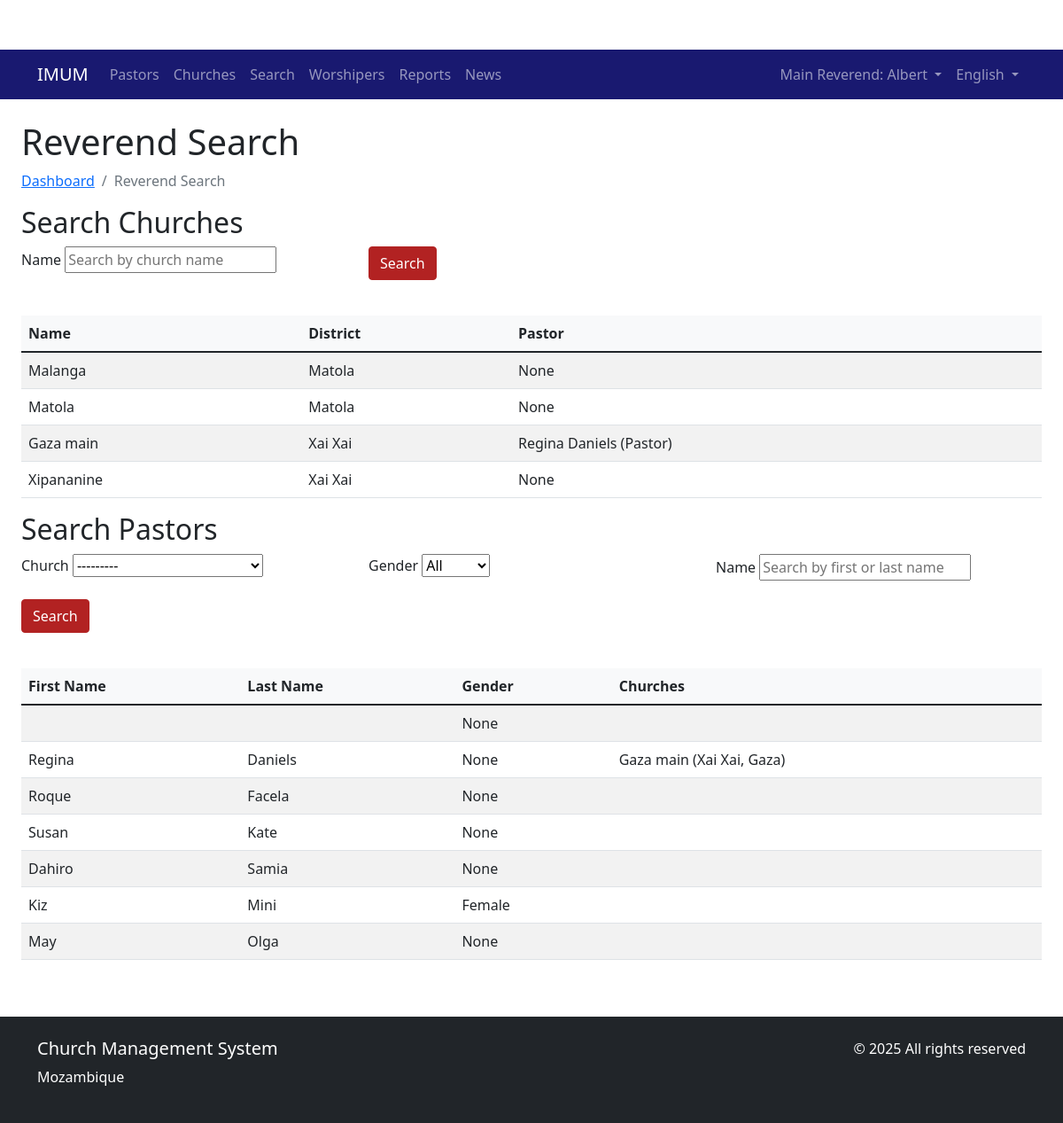
Page /reverend-search/ (signed in) on the committed database.
### church/models.py (models this page shows, shortened)
class User(AbstractUser):
    ROLE_CHOICES = (
        ('ADMIN', _('Admin')),
        ('MAIN_REVEREND', _('Main Reverend')),
        ('PASTOR', _('Pastor')),
    )
    GENDER_CHOICES = (
        ('M', _('Male')),
        ('F', _('Female')),
        ('O', _('Other')),
    )
    PASTOR_CATEGORY_CHOICES = (
        ('DEACON', _('Deacon')),
        ('PROBATIONARY', _('Probationary')),
        ('PRESBYTER', _('Presbyter')),
    )
    role = models.CharField(max_length=20, choices=ROLE_CHOICES, default='PASTOR')
    phone_number = models.CharField(max_length=20, blank=True, null=True)
    profile_picture = models.ImageField(upload_to='profile_pics/', blank=True, null=True)
    address = models.TextField(blank=True, null=True)
    gender = models.CharField(max_length=1, choices=GENDER_CHOICES, blank=True, null=True)
    date_of_birth = models.DateField(blank=True, null=True)
    created_by = models.ForeignKey(
        'self',
        on_delete=models.SET_NULL,
        null=True,
        blank=True,
        related_name='created_users',
        verbose_name=_('Created By')
    )
    groups = models.ManyToManyField(
        Group,
        verbose_name=_('groups'),
        blank=True,
        help_text=_(
            'The groups this user belongs to. A user will get all permissions '
            'granted to each of their groups.'
        ),
        related_name="church_user_set",
        related_query_name="church_user",
    )
    user_permissions = models.ManyToManyField(
        Permission,
        verbose_name=_('user permissions'),
        blank=True,
        help_text=_('Specific permissions for this user.'),
        related_name="church_user_set",
        related_query_name="church_user",
    )
    pastor_category = models.CharField(
        max_length=20,
        choices=PASTOR_CATEGORY_CHOICES,
        null=True,
        blank=True,
        verbose_name=_('Pastor Category')
    )
    class Meta:
        verbose_name = _('user')
        verbose_name_plural = _('users')
    def __str__(self):
        return f"{self.get_full_name() or self.username} ({self.get_role_display()})"

class Church(models.Model):
    name = models.CharField(max_length=200)
    district = models.ForeignKey(District, on_delete=models.CASCADE, related_name='churches')
    pastor = models.ForeignKey(User, on_delete=models.SET_NULL, null=True, blank=True,
                             limit_choices_to={'role': 'PASTOR'}, related_name = 'churches')
    address = models.TextField()
    established_date = models.DateField()
    class Meta:
        verbose_name = _('Church')
        verbose_name_plural = _('Churches')
        ordering = ['name']
    def __str__(self):
        return f"{self.name} ({self.district})"

class District(models.Model):
    name = models.CharField(max_length=100)
    province = models.ForeignKey(Province, on_delete=models.CASCADE, related_name='districts')
    main_reverend = models.ForeignKey(User, on_delete=models.SET_NULL, null=True, blank=True,
                                    limit_choices_to={'role': 'MAIN_REVEREND'})
    class Meta:
        verbose_name = _('District')
        verbose_name_plural = _('Districts')
        ordering = ['province', 'name']
        unique_together = ('name', 'province')
    def __str__(self):
        return f"{self.name}, {self.province.name}"

class Province(models.Model):
    name = models.CharField(max_length=100, unique=True)
    code = models.CharField(max_length=10, unique=True)
    class Meta:
        verbose_name = _('Province')
        verbose_name_plural = _('Provinces')
        ordering = ['name']

### church/views.py (the view, shortened to what this page needs)
# urls.py: path('reverend-search/', views.reverend_search, name='reverend_search'),
@login_required
@user_passes_test(lambda u: u.is_authenticated and u.role == 'MAIN_REVEREND')
def reverend_search(request):
    church_form = ReverendChurchSearchForm(request.GET or None, user=request.user)
    pastor_form = ReverendPastorSearchForm(request.GET or None, user=request.user)
    churches = Church.objects.select_related('district__province', 'pastor')
    pastors = User.objects.filter(role='PASTOR').select_related('created_by')
    if church_form.is_valid() and church_form.district:
        churches = churches.filter(district=church_form.district)
        name = church_form.cleaned_data.get('name')
        if name:
            churches = churches.filter(name__icontains=name)
    church_paginator = Paginator(churches.order_by('id'), 10)
    pastor_paginator = Paginator(pastors.order_by('id'), 10)
    church_page = church_paginator.get_page(request.GET.get('church_page'))
    pastor_page = pastor_paginator.get_page(request.GET.get('pastor_page'))
    context = {
        'church_form': church_form,
        'pastor_form': pastor_form,
        'churches': church_page,
        'pastors': pastor_page,
    }
    logger.info(f"Reverend search by {request.user.username}: {context}")
    return render(request, 'church/reverend_search.html', context)

### church/forms.py
class ReverendChurchSearchForm(forms.Form):
    name = forms.CharField(max_length=100, required=False, label=_('Name'), widget=forms.TextInput(attrs={'placeholder': _('Search by church name')}))
    def __init__(self, *args, user=None, **kwargs):
        super().__init__(*args, **kwargs)
        if user and user.role == 'MAIN_REVEREND':
            district = District.objects.filter(main_reverend=user).first()
            self.district = district if district else None

class ReverendPastorSearchForm(forms.Form):
    church = forms.ModelChoiceField(queryset=Church.objects.all(), required=False, label=_('Church'))
    gender = forms.ChoiceField(choices=[('', _('All')), ('M', _('Male')), ('F', _('Female')), ('O', _('Other'))], required=False, label=_('Gender'))
    name = forms.CharField(max_length=100, required=False, label=_('Name'), widget=forms.TextInput(attrs={'placeholder': _('Search by first or last name')}))
    def __init__(self, *args, user=None, **kwargs):
        super().__init__(*args, **kwargs)
        if user and user.role == 'MAIN_REVEREND':
            district = District.objects.filter(main_reverend=user).first()
            if district:
                self.fields['church'].queryset = Church.objects.filter(district=district).select_related('district__province')
            else:
                self.fields['church'].queryset = Church.objects.none()

### templates/church/reverend_search.html (shortened to what this page needs)
{% extends "church/base.html" %}
{% load i18n %}
{% block content %}
<div class="container-fluid">
    <h1>{% trans "Reverend Search" %}</h1>
    <nav aria-label="breadcrumb">
        <ol class="breadcrumb">
            <li class="breadcrumb-item"><a href="{% url 'church:dashboard' %}">{% trans "Dashboard" %}</a></li>
            <li class="breadcrumb-item active">{% trans "Reverend Search" %}</li>
        </ol>
    </nav>
    <h2>{% trans "Search Churches" %}</h2>
    <form method="get" class="mb-4">
        <div class="row">
            {% for field in church_form %}
            <div class="col-md-4 mb-3">
                <label for="{{ field.id_for_label }}" class="form-label">{{ field.label }}</label>
                {{ field }}
            </div>
            {% endfor %}
            <div class="col-md-4 mb-3 align-self-end">
                <button type="submit" class="btn btn-primary">{% trans "Search" %}</button>
            </div>
        </div>
    </form>
    <div class="table-responsive">
        <table class="table table-striped">
            <thead>
                <tr>
                    <th>{% trans "Name" %}</th>
                    <th>{% trans "District" %}</th>
                    <th>{% trans "Pastor" %}</th>
                </tr>
            </thead>
            <tbody>
                {% for church in churches %}
                <tr>
                    <td>{{ church.name }}</td>
                    <td>{{ church.district.name }}</td>
                    <td>{{ church.pastor|default:_("None") }}</td>
                </tr>
                {% empty %}
                <tr>
                    <td colspan="3" class="text-center">{% trans "No churches found." %}</td>
                </tr>
                {% endfor %}
            </tbody>
        </table>
    </div>
    <h2>{% trans "Search Pastors" %}</h2>
    <form method="get" class="mb-4">
        <div class="row">
            {% for field in pastor_form %}
            <div class="col-md-4 mb-3">
                <label for="{{ field.id_for_label }}" class="form-label">{{ field.label }}</label>
                {{ field }}
            </div>
            {% endfor %}
            <div class="col-md-4 mb-3 align-self-end">
                <button type="submit" class="btn btn-primary">{% trans "Search" %}</button>
            </div>
        </div>
    </form>
    <div class="table-responsive">
        <table class="table table-striped">
            <thead>
                <tr>
                    <th>{% trans "First Name" %}</th>
                    <th>{% trans "Last Name" %}</th>
                    <th>{% trans "Gender" %}</th>
                    <th>{% trans "Churches" %}</th>
                </tr>
            </thead>
            <tbody>
                {% for pastor in pastors %}
                <tr>
                    <td>{{ pastor.first_name }}</td>
                    <td>{{ pastor.last_name }}</td>
                    <td>{{ pastor.get_gender_display }}</td>
                    <td>{{ pastor.churches.all|join:", " }}</td>
                </tr>
                {% empty %}
                <tr>
                    <td colspan="4" class="text-center">{% trans "No pastors found." %}</td>
                </tr>
                {% endfor %}
            </tbody>
        </table>
    </div>
</div>
{% endblock %}

### templates/church/base.html (shortened to what this page needs)
<!DOCTYPE html>
{% load i18n static %}
<html lang="{% if LANGUAGE_CODE %}{{ LANGUAGE_CODE }}{% else %}en{% endif %}">
<head>
    <link href="https://cdn.jsdelivr.net/npm/bootstrap@5.1.3/dist/css/bootstrap.min.css" rel="stylesheet">
    <link rel="stylesheet" href="https://cdn.jsdelivr.net/npm/bootstrap-icons@1.8.1/font/bootstrap-icons.css">
    <link rel="stylesheet" href="{% static 'css/custom.css' %}">
</head>
<body>
    <nav class="navbar navbar-expand-lg navbar-dark" style="background-color: #191970;">
        <div class="container">
            <a class="navbar-brand" href="{% url 'church:dashboard' %}">IMUM</a>
            <div class="collapse navbar-collapse" id="navbarNav">
                <ul class="navbar-nav me-auto">
                    {% if user.is_authenticated %}
                        {% if user.is_superuser or user.role == 'ADMIN' or user.role == 'MAIN_REVEREND' %}
                            <li class="nav-item">
                                <a class="nav-link" href="{% url 'church:pastor_list' %}">{% trans "Pastors" %}</a>
                            </li>
                            <li class="nav-item">
                                <a class="nav-link" href="{% url 'church:church_list' %}">{% trans "Churches" %}</a>
                            </li>
                        {% endif %}
                        {% if user.role == 'MAIN_REVEREND' %}
                            <li class="nav-item">
                                <a class="nav-link" href="{% url 'church:reverend_search' %}">{% trans "Search" %}</a>
                            </li>
                        {% endif %}
                        <li class="nav-item">
                            <a class="nav-link" href="{% url 'church:worshiper_list' %}">{% trans "Worshipers" %}</a>
                        </li>
                        <li class="nav-item">
                            <a class="nav-link" href="{% url 'church:reports' %}">{% trans "Reports" %}</a>
                        </li>
                        <li class="nav-item">
                            <a class="nav-link" href="{% url 'church:news_list' %}">{% trans "News" %}</a>
                        </li>
                    {% endif %}
                </ul>
                <ul class="navbar-nav">
                    {% if user.is_authenticated %}
                        <li class="nav-item dropdown">
                            <a class="nav-link dropdown-toggle" href="#" id="navbarDropdown" role="button" data-bs-toggle="dropdown">
                                {{ user.get_role_display }}: {{ user.username }}
                            </a>
                        </li>
                    {% else %}
                        <li class="nav-item">
                            <a class="nav-link" href="{% url 'church:login' %}">{% trans "Login" %}</a>
                        </li>
                    {% endif %}
                    <li class="nav-item dropdown">
                        <a class="nav-link dropdown-toggle" href="#" id="languageDropdown" role="button" data-bs-toggle="dropdown">
                            {% if LANGUAGE_CODE == 'pt' %}Português{% else %}English{% endif %}
                        </a>
                    </li>
                </ul>
            </div>
        </div>
    </nav>
    <div class="container-fluid mt-4">
        {% block content %}
        {% endblock %}
    </div>
    <footer class="bg-dark text-white py-4 mt-5">
        <div class="container">
            <div class="row">
                <div class="col-md-6">
                    <h5>{% trans "Church Management System" %}</h5>
                    <p>{% trans "Mozambique" %}</p>
                </div>
                <div class="col-md-6 text-md-end">
                    <p>&copy; {% now "Y" %} {% trans "All rights reserved" %}</p>
                </div>
            </div>
        </div>
    </footer>
</body>
</html>

### static/css/custom.css (style rules this page uses)
:root { --primary-color: #B22222; --secondary-color: #191970; }
body { padding-top: 56px; }
.btn-primary { background-color: var(--primary-color); border-color: var(--primary-color); }
.navbar { background-color: var(--secondary-color) !important; }
.table th { background-color: #f8f9fa; }

### rows in the picture
User: role "Main Reverend", username "Albert"
Church: name "Malanga", district.name "Matola", pastor "None"
Church: name "Matola", district.name "Matola", pastor "None"
Church: name "Gaza main", district.name "Xai Xai", pastor "Regina Daniels (Pastor)"
Church: name "Xipananine", district.name "Xai Xai", pastor "None"
User: gender "None"
User: first_name "Regina", last_name "Daniels", gender "None", churches.all "Gaza main (Xai Xai, Gaza)"
User: first_name "Roque", last_name "Facela", gender "None"
User: first_name "Susan", last_name "Kate", gender "None"
User: first_name "Dahiro", last_name "Samia", gender "None"
User: first_name "Kiz", last_name "Mini", gender "Female"
User: first_name "May", last_name "Olga", gender "None"

### other values in the picture
{{ field.label }} "Name"
{{ field.label }} "Church" "Gender" "Name"
